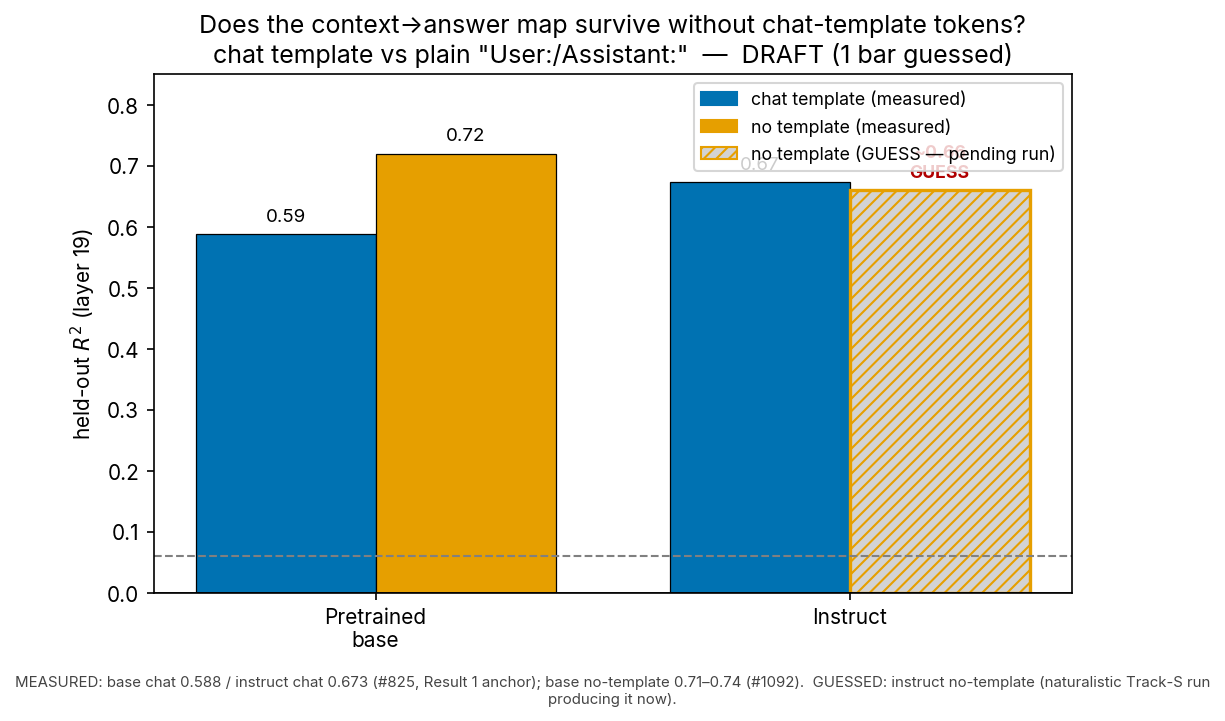

The Python source for this figure:
#!/usr/bin/env python
"""Result-3 DRAFT figure: does the context->answer map survive without chat-template
tokens? Grouped bars, held-out R^2 @ layer 19, base vs instruct, chat vs no-template.

THREE bars are MEASURED, ONE is a GUESS (drawn hatched + grey + labelled) because the
instruct single-turn no-template cell has not been computed yet — the naturalistic
Track-S run (#825) is producing it now. This figure is a placeholder so the writeup
has a visual; the guessed bar MUST be replaced with the measured value when S1N lands.

Provenance per bar (stated on the figure):
  base    chat        0.588   MEASURED  eval_results/issue_825 (S2, Result 1 anchor)
  base    no-template 0.72    MEASURED  #1092, range 0.71-0.74 (plain "User:/Assistant:")
  instruct chat       0.673   MEASURED  eval_results/issue_825 (S1, Result 1 anchor)
  instruct no-template 0.66   GUESS     pending naturalistic Track-S run (#825)
  shuffled floor      ~0.06   MEASURED  Result 1 null
"""

from __future__ import annotations

import contextlib
import json
import subprocess
from pathlib import Path

HERE = Path(__file__).resolve().parent
REPO = HERE.parents[1]

# (model, chat_R2, chat_measured, notmpl_R2, notmpl_measured)
BARS = [
    ("Pretrained\nbase", 0.588, True, 0.72, True),
    ("Instruct", 0.673, True, 0.66, False),  # instruct no-template = GUESS
]
FLOOR = 0.06  # shuffled-pairing null (Result 1)
NOTMPL_RANGE = (0.71, 0.74)  # base no-template measured range (#1092)


def _git_head() -> str:
    try:
        return subprocess.check_output(
            ["git", "-C", str(REPO), "rev-parse", "HEAD"], text=True
        ).strip()
    except Exception as e:
        return f"unresolved: {e}"


def main() -> None:
    import matplotlib

    matplotlib.use("Agg")
    import matplotlib.pyplot as plt
    from matplotlib import font_manager
    from matplotlib.patches import Patch

    for fp in font_manager.findSystemFonts(fontpaths=None):
        if "Inter" in fp:
            with contextlib.suppress(Exception):
                font_manager.fontManager.addfont(fp)
    with contextlib.suppress(Exception):
        plt.rcParams["font.family"] = "Inter"

    C_CHAT, C_NOTMPL = "#0072B2", "#E69F00"  # colorblind-safe blue / orange
    w = 0.38

    fig, ax = plt.subplots(figsize=(8.0, 5.0))
    xs = list(range(len(BARS)))
    for i, (_lbl, chat, chat_m, notmpl, notmpl_m) in enumerate(BARS):
        # chat bar (all measured here)
        ax.bar(i - w / 2, chat, w, color=C_CHAT, edgecolor="black", linewidth=0.6)
        ax.text(i - w / 2, chat + 0.015, f"{chat:.2f}", ha="center", va="bottom", fontsize=9)
        # no-template bar: solid if measured, hatched+grey if a guess
        if notmpl_m:
            ax.bar(i + w / 2, notmpl, w, color=C_NOTMPL, edgecolor="black", linewidth=0.6)
            ax.text(
                i + w / 2, notmpl + 0.015, f"{notmpl:.2f}", ha="center", va="bottom", fontsize=9
            )
        else:
            ax.bar(
                i + w / 2,
                notmpl,
                w,
                color="lightgrey",
                edgecolor=C_NOTMPL,
                linewidth=1.6,
                hatch="////",
            )
            ax.text(
                i + w / 2,
                notmpl + 0.015,
                f"~{notmpl:.2f}\nGUESS",
                ha="center",
                va="bottom",
                fontsize=8.5,
                color="#B00000",
                fontweight="bold",
            )

    ax.axhline(FLOOR, color="grey", ls="--", lw=1, label=f"shuffled floor (~{FLOOR:.2f})")
    ax.axhline(0.0, color="black", lw=0.8)
    ax.set_xticks(xs)
    ax.set_xticklabels([b[0] for b in BARS], fontsize=10)
    ax.set_ylabel("held-out $R^2$ (layer 19)")
    ax.set_ylim(0, 0.85)
    ax.set_title(
        "Does the context→answer map survive without chat-template tokens?\n"
        'chat template vs plain "User:/Assistant:"  —  DRAFT (1 bar guessed)'
    )
    handles = [
        Patch(color=C_CHAT, label="chat template (measured)"),
        Patch(color=C_NOTMPL, label="no template (measured)"),
        Patch(
            facecolor="lightgrey",
            edgecolor=C_NOTMPL,
            hatch="////",
            label="no template (GUESS — pending run)",
        ),
    ]
    ax.legend(handles=handles, fontsize=8.5, loc="upper right")
    ax.text(
        0.5,
        -0.16,
        "MEASURED: base chat 0.588 / instruct chat 0.673 (#825, Result 1 anchor); "
        f"base no-template {NOTMPL_RANGE[0]:.2f}–{NOTMPL_RANGE[1]:.2f} (#1092).  "
        "GUESSED: instruct no-template (naturalistic Track-S run producing it now).",
        ha="center",
        va="top",
        fontsize=7.2,
        color="#444444",
        transform=ax.transAxes,
        wrap=True,
    )
    fig.tight_layout()

    png = HERE / "result3_template_comparison_DRAFT.png"
    fig.savefig(png, dpi=150, bbox_inches="tight")
    plt.close(fig)

    meta = {
        "commit": _git_head(),
        "status": "DRAFT — instruct no-template bar is a GUESS pending the naturalistic Track-S run (#825)",
        "bars": {
            "base_chat": {
                "r2": 0.588,
                "measured": True,
                "source": "eval_results/issue_825 S2 (Result 1 anchor)",
            },
            "base_no_template": {
                "r2": 0.72,
                "range": NOTMPL_RANGE,
                "measured": True,
                "source": "#1092",
            },
            "instruct_chat": {
                "r2": 0.673,
                "measured": True,
                "source": "eval_results/issue_825 S1 (Result 1 anchor)",
            },
            "instruct_no_template": {
                "r2": 0.66,
                "measured": False,
                "source": "GUESS — pending #825 naturalistic Track-S (S1N)",
            },
        },
        "shuffled_floor": FLOOR,
        "caption": (
            "Held-out R2 (layer 19) of the single-turn context->answer map, chat template vs "
            "plain 'User:/Assistant:'. Three bars measured; the instruct no-template bar is a "
            "placeholder GUESS (hatched) pending the naturalistic Track-S run. The map holds up "
            "without the template in the base model (0.588->~0.72); the instruct no-template value "
            "is not yet measured."
        ),
    }
    (HERE / "result3_template_comparison_DRAFT.meta.json").write_text(json.dumps(meta, indent=2))
    print(f"[fig] wrote {png}")
    print("bars:", json.dumps(meta["bars"], indent=2))


if __name__ == "__main__":
    main()
